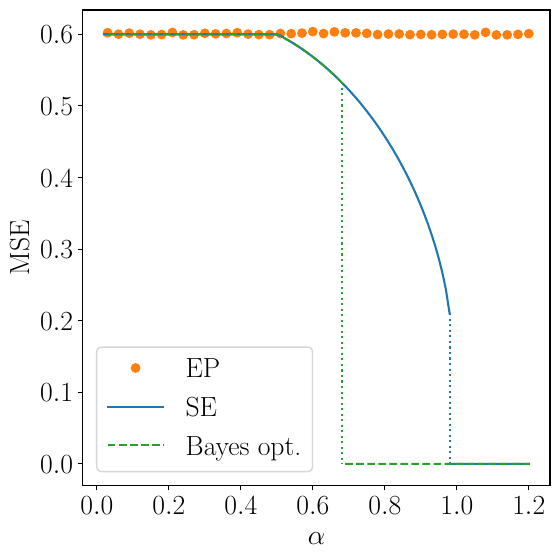

The Python source for this figure:
import logging
import numpy as np
import pandas as pd
from tramp.models import glm_generative, glm_state_evolution
from tramp.experiments import run_experiments, BayesOptimalScenario
from tramp.algos import EarlyStopping, EarlyStoppingEP, CustomInit, StateEvolution
from tramp.algos.metrics import sign_symmetric_mse
import matplotlib.pyplot as plt
from matplotlib import rc
rc('text', usetex=True)
rc('font', family='serif', size=20)


def plot_discontinuous(ax, x, y, marker, label):
    jump = np.where(y > 1e-3)[0][-1]
    ax.plot(x[:jump+1], y[:jump+1], marker, label=label)
    ax.plot([x[jump], x[jump]], [y[jump], y[jump+1]], marker[:2]+":")
    ax.plot(x[jump+1:], y[jump+1:], marker)


def plot_mse_curves():
    # read data
    csv_file = __file__.replace(".py", ".csv")
    df = pd.read_csv(csv_file).sort_values(by=["source", "alpha"])
    # create figure
    fig, ax = plt.subplots(1, 1, figsize=(6, 6))
    df_ep = df[df.source == "EP"]
    ax.plot(df_ep["alpha"], df_ep["v"], "C1o", label="EP")
    df_se = df[df.source == "SE"]
    plot_discontinuous(
        ax, df_se["alpha"].values, df_se["v"].values, "C0-", label="SE"
    )
    df_se = df[df.source == "BO"]
    plot_discontinuous(
        ax, df_se["alpha"].values, df_se["v"].values, "C2--", label="Bayes opt."
    )
    ax.set(xlabel=r'$\alpha$', ylabel=r'MSE')
    ax.set_xticks([0, 0.2, 0.4, 0.6, 0.8, 1.0, 1.2])
    ax.legend(loc='lower left', fancybox=True, shadow=False)
    fig.tight_layout()
    # save figure
    pdf_file = __file__.replace(".py", ".pdf")
    logging.info(f"Saving {pdf_file}")
    plt.savefig(
        pdf_file, format='pdf', dpi=1000, bbox_inches="tight", pad_inches=0.1
    )


def run_EP(alpha, rho):
    model = glm_generative(
        N=2000, alpha=alpha, ensemble_type="gaussian",
        prior_type="gauss_bernoulli", output_type="abs",
        prior_rho=rho, prior_mean=0.01
    )
    scenario = BayesOptimalScenario(model, x_ids=["x"])
    mses = []
    # avg over 25 instances
    for _ in range(25):
        scenario.setup()
        callback = EarlyStoppingEP(tol=1e-4)
        x_data = scenario.run_ep(max_iter=200, damping=0.3, callback=callback)
        mse = sign_symmetric_mse(x_data["x"]["r"], scenario.x_true["x"])
        mses.append(mse)
    return dict(source="EP", v=np.mean(mses))

def run_SE(alpha, rho):
    # analytical linear channel (Marcenko Pastur)
    model = glm_state_evolution(
        alpha=alpha, prior_type="gauss_bernoulli", output_type="abs",
        prior_rho=rho, prior_mean=0.01
    )
    # SE : uninformed initialization
    initializer = CustomInit(a_init={"x->f_0": 0.1})
    callback = EarlyStopping(wait_increase=10)
    se = StateEvolution(model)
    se.iterate(max_iter=200, initializer=initializer, callback=callback)
    x_data = se.get_variable_data(id="x")
    return dict(source="SE", v=x_data["v"])


def run_BO(alpha, rho):
    # analytical linear channel (Marcenko Pastur)
    model = glm_state_evolution(
        alpha=alpha, prior_type="gauss_bernoulli", output_type="abs",
        prior_rho=rho, prior_mean=0.01
    )
    # Bayes optimal : informed initialization
    initializer = CustomInit(a_init={"x->f_0": 10**3})
    callback = EarlyStopping(wait_increase=10)
    se = StateEvolution(model)
    se.iterate(max_iter=200, initializer=initializer, callback=callback)
    x_data = se.get_variable_data(id="x")
    return dict(source="BO", v=x_data["v"])


if __name__ == "__main__":
    logging.basicConfig(level=logging.INFO)
    #df_EP = run_experiments(run_EP, alpha=np.linspace(0.02, 1.18, 30), rho=0.6)
    # EP computed by sparse_phase_retrieval_N.py
    df_EP = pd.read_csv("sparse_phase_retrieval_N8000.csv")
    df_SE = run_experiments(run_SE, alpha=np.linspace(0.01, 1.2, 120), rho=0.6)
    df_BO = run_experiments(run_BO, alpha=np.linspace(0.01, 1.2, 120), rho=0.6)
    # concat and save
    df = pd.concat([df_EP, df_SE, df_BO], ignore_index=True, sort=False)
    csv_file = __file__.replace(".py", ".csv")
    logging.info(f"Saving {csv_file}")
    df.to_csv(csv_file, index=False)
    # plot
    plot_mse_curves()
